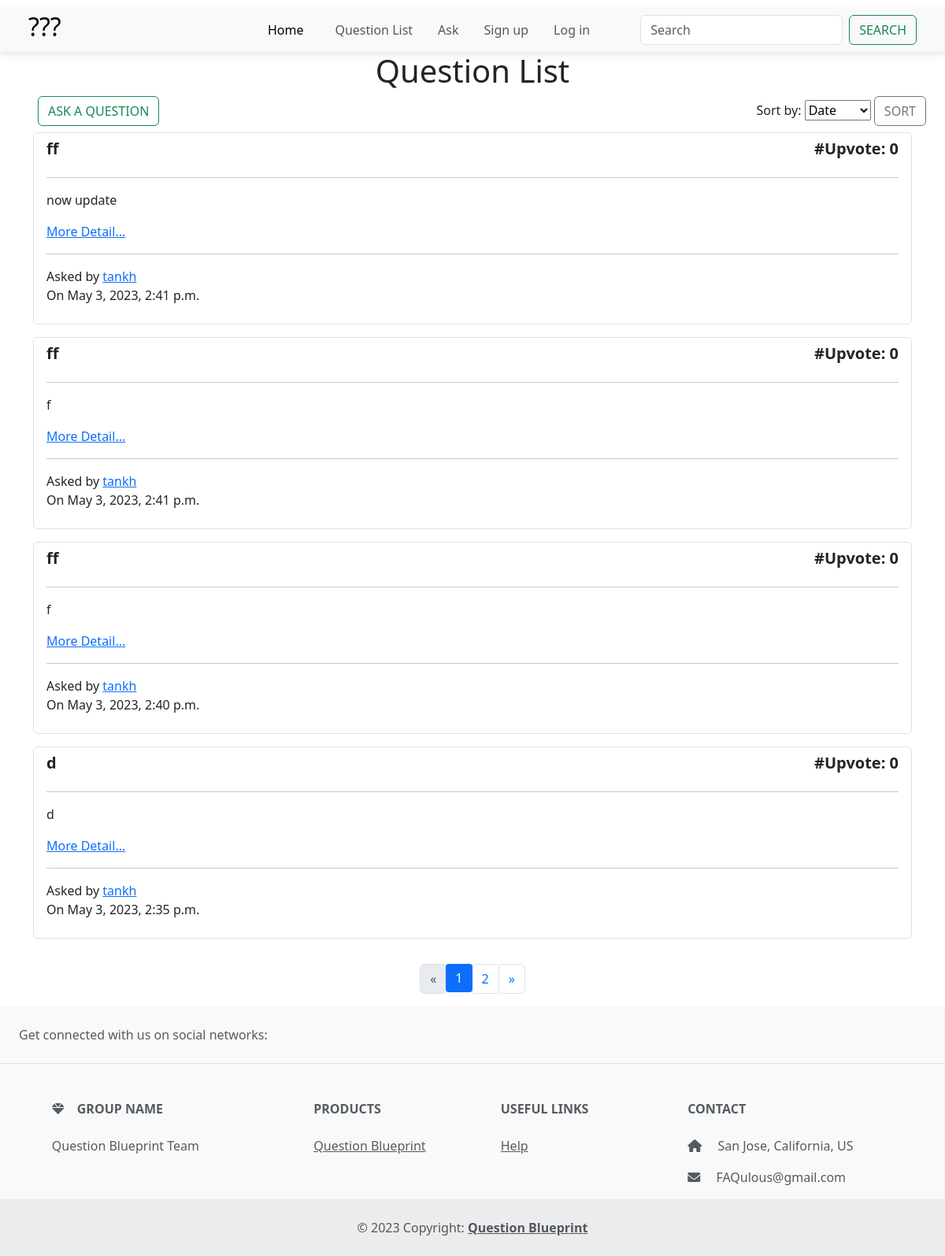
The page /question/ on the database as committed earlier.
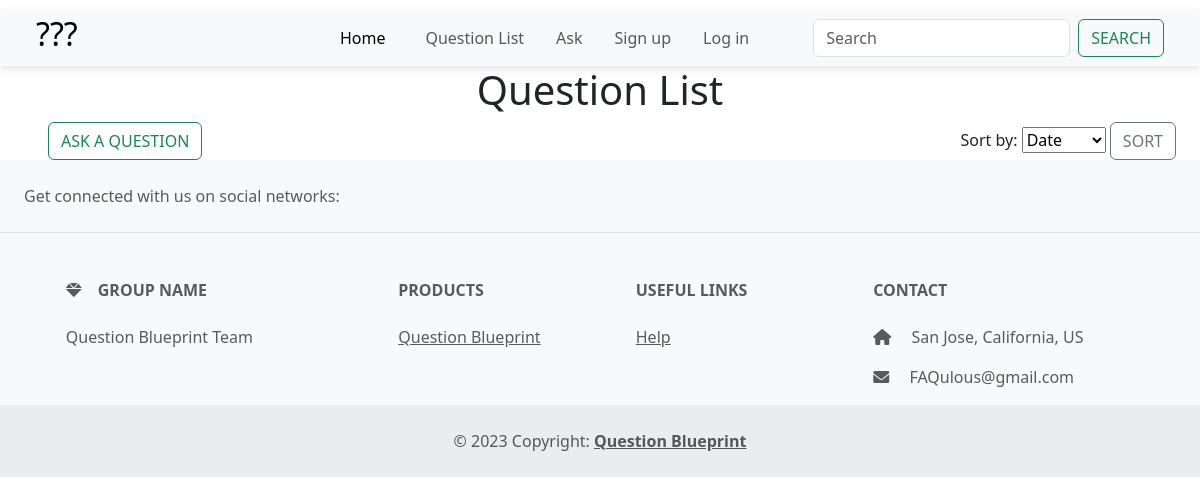
The same page on the database as committed later.
### main_app/models.py (models this page shows, shortened)
class Question(models.Model):
    user = models.ForeignKey(User, on_delete=models.CASCADE)
    title = models.CharField(max_length=200, blank=False, null=False)
    content = models.TextField(max_length=20000, blank=False, null=False)
    tag = TaggableManager(blank=True)
    upvote_num = models.IntegerField(default=0)
    created_date = models.DateTimeField(default=timezone.now)
    audio_file = models.FileField(upload_to='audio/', null=True, blank=True)

### main_app/views.py (the view)
# urls.py: path('question/', views.QuestionListView.as_view(), name='question_view'),
class QuestionListView(ListView):
    model = Question
    ordering = ['-created_date']
    template_name = 'main_app/question_list.html'
    def get_context_data(self, **kwargs):
        context = super().get_context_data(**kwargs)
        questions = self.model.objects.all()
        sort_by = self.request.GET.get('sort', '-upvote_num')
        if sort_by == 'created_date':
            sorted_questions = questions.order_by('-created_date', '-upvote_num')
        else:
            sorted_questions = questions.order_by('-upvote_num','-created_date')
        paginator = Paginator(sorted_questions,4)  # 3 questions per page
        page_number = self.request.GET.get('page', 1)
        page_obj = paginator.get_page(page_number)
        context['sorted_questions'] = page_obj
        return context

### main_app/templates/main_app/question_list.html (shortened to what this page needs)
{% extends "base_nav.html" %}
{% load crispy_forms_tags %}
{% block content%}
<h1 class="text-center mb-2">Question List</h1>
<div class="d-flex justify-content-between mx-4">
  {% if user.is_authenticated %}
  <a href="{% url 'main_app:question_ask_view' %}" class=" mx-4">
    <button class="btn btn-outline-success  mx-4">Ask a question</button>
  </a>
  {% else %}
  <a href="{% url 'login' %}" class="me-auto mx-4">
    <button class="btn btn-outline-success">Ask a question</button>
  </a>
  {% endif %}
  <form method="GET">
    <label for="sort">Sort by:</label>
    <select id="sort" name="sort">
      <option value="created_date" {% if request.GET.sort == 'created' %}selected{% endif %}>Date</option>
    </select>
    <button class="btn btn-outline-secondary" type="submit">Sort</button>
  </form>
</div>
<div id="question-list">
  {% for question in sorted_questions %}
  <div class="container py-2">
    <div class="list-group">
      <div class="list-group-item list-group-item-action">
        <div class="d-flex justify-content-between">
          <h5 class="fw-bold">{{question.title}}</h5>
          <h5 class="fw-bold">#Upvote: {{question.upvote_num}}</h5>
        </div>
        <hr>
        {% if question.content|wordcount < 15 and question.content|length < 100 %}
        <p class="">{{question.content}}</p>
        {% else %}
        <p>{{question.content|truncatechars:40}}</p>
        {% endif %}
        <a href="{% url 'main_app:question_detail_view' question.id %}">More Detail...</a>
        <hr />
        <span>Asked by <a href="{% url 'profile_view' question.user.username %}">{{question.user}}</a></span>
        <p>On {{question.created_date}}</p>
      </div>
    </div>
  </div>
  {% endfor %}
</div>
{% if sorted_questions.has_other_pages %}
  <ul class="pagination justify-content-center mt-4">
    {% if sorted_questions.has_previous %}
      <li class="page-item">
        <a class="page-link" href="?page={{ sorted_questions.previous_page_number }}">«</a>
      </li>
    {% else %}
      <li class="page-item disabled">
        <span class="page-link">«</span>
      </li>
    {% endif %}
    {% for i in sorted_questions.paginator.page_range %}
      {% if sorted_questions.number == i %}
        <li class="page-item active">
          <span class="page-link">{{ i }} <span class="sr-only">(current)</span></span>
        </li>
      {% else %}
        <li class="page-item">
          <a class="page-link" href="?page={{ i }}">{{ i }}</a>
        </li>
      {% endif %}
    {% endfor %}
    {% if sorted_questions.has_next %}
      <li class="page-item">
        <a class="page-link" href="?page={{ sorted_questions.next_page_number }}">»</a>
      </li>
    {% else %}
      <li class="page-item disabled">
        <span class="page-link">»</span>
      </li>
    {% endif %}
  </ul>
{% endif %}
{% endblock %}

### templates/base_nav.html (shortened to what this page needs)
{% load static %}
<!DOCTYPE html>
<html lang="en">
  <head>
    <link rel="stylesheet" href="/static/style.css" />
    <link
      href="https://cdnjs.cloudflare.com/ajax/libs/font-awesome/6.0.0/css/all.min.css"
      rel="stylesheet"
    />
    <link
      href="https://cdnjs.cloudflare.com/ajax/libs/mdb-ui-kit/6.1.0/mdb.min.css"
      rel="stylesheet"
    />
    <link
      href="https://cdn.jsdelivr.net/npm/bootstrap@5.3.0-alpha1/dist/css/bootstrap.min.css"
      rel="stylesheet"
    />
  </head>
  <body>
    <nav class="navbar navbar-expand-lg bg-light px-4 py-0">
      <div class="container-fluid">
        <a class="navbar-brand" href="{% url 'main_app:home' %}">
            <h2>???</h2>
        </a>
        <div class="collapse navbar-collapse" id="navbarSupportedContent">
          <ul class="navbar-nav ms-auto mb-2 mb-lg-0 px-5">
            <li class="nav-item px-3">
              <a class="nav-link active" aria-current="page" href="{% url 'main_app:home' %}">Home</a>
            </li>
            <li class="nav-item px-2">
              <a class="nav-link" href="{% url 'main_app:question_view' %}">Question List</a>
            </li>
            <li class="nav-item px-2">
              <a class="nav-link" href="{% url 'main_app:question_ask_view' %}">Ask</a>
            </li>
            {% if user.is_authenticated %}
            <li class="nav-item px-2">
              <a class="nav-link" href="{% url 'profile_view' user.username %}">Profile</a>
            </li>
            <li class="nav-item px-2">
              <a class="nav-link" href="{% url 'logout' %}">Logout</a>
            </li>
            {% else %}
            <li class="nav-item px-2">
              <a class="nav-link" href="{% url 'register' %}">Sign up</a>
            </li>
            <li class="nav-item px-2">
              <a class="nav-link" href="{% url 'login' %}">Log in</a>
            </li>
            {% endif %}
          </ul>
          <form class="d-flex" role="search">
            <input
              class="form-control me-2"
              type="search"
              placeholder="Search"
              aria-label="Search"
              id="search-input"
            />
            <button class="btn btn-outline-success" type="submit">
              Search
            </button>
          </form>
        </div>
      </div>
    </nav>
    {% block content %} {% endblock content %}
    <footer class="text-center text-lg-start bg-light text-muted">
      <section
        class="d-flex justify-content-center justify-content-lg-between p-4 border-bottom"
      >
        <div class="me-5 d-none d-lg-block">
          <span>Get connected with us on social networks:</span>
        </div>
      </section>
      <section class="">
        <div class="container text-center text-md-start mt-5">
          <div class="row mt-3">
            <div class="col-md-3 col-lg-4 col-xl-3 mx-auto mb-4">
              <h6 class="text-uppercase fw-bold mb-4">
                <i class="fas fa-gem me-3"></i>Group name
              </h6>
              <p>Question Blueprint Team</p>
            </div>
            <div class="col-md-2 col-lg-2 col-xl-2 mx-auto mb-4">
              <h6 class="text-uppercase fw-bold mb-4">Products</h6>
              <p>
                <a href="#!" class="text-reset">Question Blueprint</a>
              </p>
            </div>
            <div class="col-md-3 col-lg-2 col-xl-2 mx-auto mb-4">
              <h6 class="text-uppercase fw-bold mb-4">Useful links</h6>
              <p>
                <a href="#!" class="text-reset">Help</a>
              </p>
            </div>
            <div class="col-md-4 col-lg-3 col-xl-3 mx-auto mb-md-0 mb-2">
              <h6 class="text-uppercase fw-bold mb-4">Contact</h6>
              <p><i class="fas fa-home me-3"></i> San Jose, California, US</p>
              <p>
                <i class="fas fa-envelope me-3"></i>
                FAQulous@gmail.com
              </p>
            </div>
          </div>
        </div>
      </section>
      <div
        class="text-center p-4"
        style="background-color: rgba(0, 0, 0, 0.05)"
      >
        © 2023 Copyright:
        <a class="text-reset fw-bold" href=""> Question Blueprint</a>
      </div>
    </footer>
  </body>
</html>

### static/style.css (style rules this page uses)
button { padding: 10px; margin: 10px; font-size: 20px; border-radius: 40px; }

Rows that differ between the two databases and show on the page:
removed Question: title "ff", upvote_num "0", content "now update", user "tankh", created_date "May 3, 2023, 2:41 p.m."
removed Question: title "ff", upvote_num "0", content "f", user "tankh", created_date "May 3, 2023, 2:41 p.m."
removed Question: title "ff", upvote_num "0", content "f", user "tankh", created_date "May 3, 2023, 2:40 p.m."
removed Question: title "d", upvote_num "0", content "d", user "tankh", created_date "May 3, 2023, 2:35 p.m."
Other text that changed with them:
list line gone: "1"
list line gone: "2"
